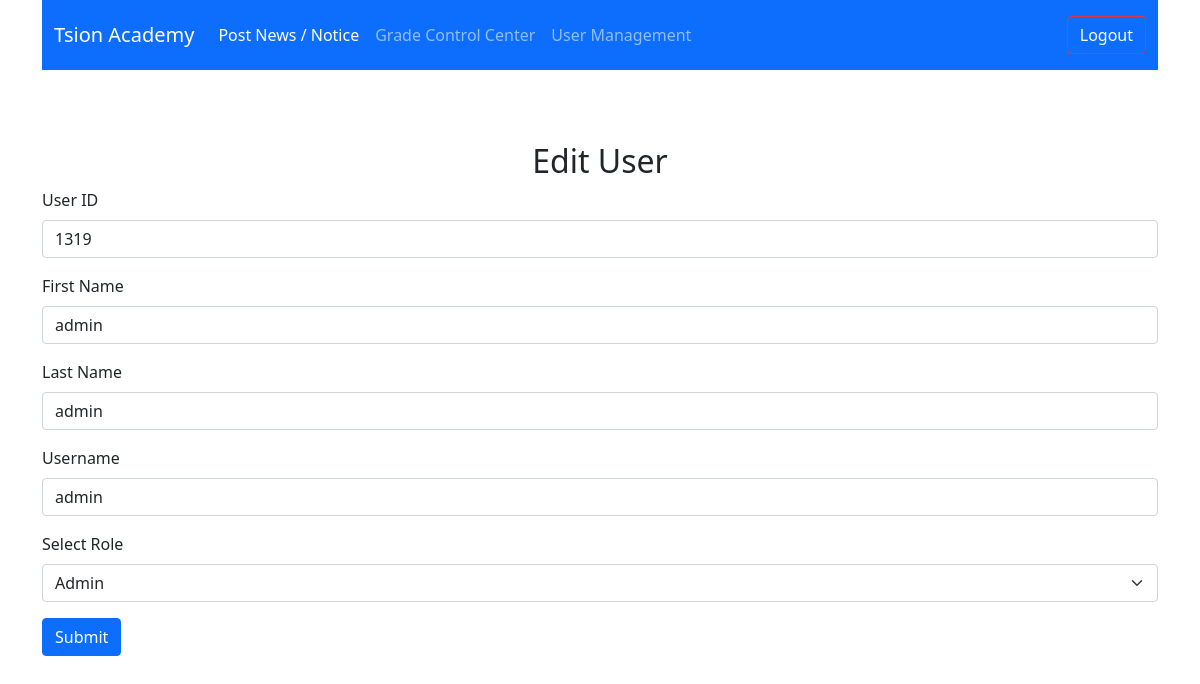
/edit_user.php?id=1319 (signed in), run on the app's committed database.
### tables this page shows
CREATE TABLE `users` (
  `id` int(11) NOT NULL,
  `first_name` varchar(20) NOT NULL,
  `last_name` varchar(20) NOT NULL,
  `username` varchar(30) NOT NULL,
  `password` text NOT NULL,
  `role` int(11) NOT NULL
);

### edit_user.php (the view, shortened to what this page needs)
<!DOCTYPE html>
<html lang="en">
<head>
    <link href="https://cdn.jsdelivr.net/npm/bootstrap@5.0.0-beta1/dist/css/bootstrap.min.css" rel="stylesheet">
</head>
<body>
                                <div class="container">
                                <nav class="navbar navbar-expand-lg navbar-dark bg-primary">
                                <div class="container">
                                    <a class="navbar-brand text-white" href="#">Tsion Academy</a>
                                    <div class="collapse navbar-collapse" id="navbarText">
                                    <ul class="navbar-nav me-auto mb-2 mb-lg-0">
                                        <li class="nav-item">
                                        <a class="nav-link active" aria-current="page" href="post.php">Post News / Notice</a>
                                        </li>
                                        <?php if($_SESSION['role']==0){ ?>
                            <li class="nav-item">
                            <a class="nav-link" href="category.php">Grade Control Center</a>
                            </li>
                            <li class="nav-item">
                            <a class="nav-link" href="users.php">User Management</a>
                            </li>
                            <?php } ?>
                                    </ul>
                                    <span class="navbar-text text-white">
                                    <a href="logout.php" class="btn btn-outline-danger">Logout</a>
                                    </span>
                                    </div>
                                </div>
                                </nav>
                                </div>
                                <br>
                                <br>
                                <br>
                                <h2 class="text-center">Edit User</h2>
            <?php
                $user_id = $_GET['id'];
                include 'configure.php';
                $query = "SELECT * FROM users WHERE id = {$user_id}";
                $result = mysqli_query($connection,$query) or die("Faild");
                $count = mysqli_num_rows($result);
                if($count > 0){
                    while($row = mysqli_fetch_assoc($result)){
            ?>
                                <form action="<?php $_SERVER['PHP_SELF'] ?>" method="post" autocomplete="off" class="container">
                                                <div class="mb-3">
                                                    <label for="exampleInputEmail1" class="form-label">User ID</label>
                                                    <input value="<?php echo $row['id'] ?>" name="id" type="number" class="form-control" placeholder="ID" id="exampleInputEmail1" aria-describedby="emailHelp" required>
                                                </div>
                                                <div class="mb-3">
                                                    <label for="exampleInputEmail1" class="form-label">First Name</label>
                                                    <input value="<?php echo $row['first_name'] ?>" name="first_name" type="text" class="form-control" placeholder="Enter First Name" id="exampleInputEmail1" aria-describedby="emailHelp" required>
                                                </div>
                                                <div class="mb-3">
                                                    <label for="exampleInputEmail1" class="form-label">Last Name</label>
                                                    <input value="<?php echo $row['last_name'] ?>" name="last_name" type="text" class="form-control" placeholder="Enter Last Name" id="exampleInputEmail1" aria-describedby="emailHelp" required>
                                                </div>
                                                <div class="mb-3">
                                                    <label for="exampleInputEmail1" class="form-label">Username</label>
                                                    <input value="<?php echo $row['username'] ?>" name="username" type="text" class="form-control" placeholder="Enter Username" id="exampleInputEmail1" aria-describedby="emailHelp" required>
                                                </div>
                                                <div class="mb-3">
                                                    <label for="disabledSelect" class="form-label">Select Role</label>
                                                    <select id="disabledSelect" class="form-select" name="role">
                                                        <?php
                                                        if($row['role'] == 0){
                                                            echo "<option value='0' selected>Admin</option>";
                                                        }else{
                                                            echo "<option value='0'>Admin</option>";
                                                            echo "<option value='1' selected>Moderator</option>";
                                                        }
                                                        ?>
                                                    </select>
                                                </div>
                                                <button name="submit" type="submit" class="btn btn-primary">Submit</button>
                                            </form>
                        <?php
                                }
                            }
                        ?>
</body>
</html>

### data on the page
users: id "1319", first_name "admin", last_name "admin", username "admin", role "Admin"
